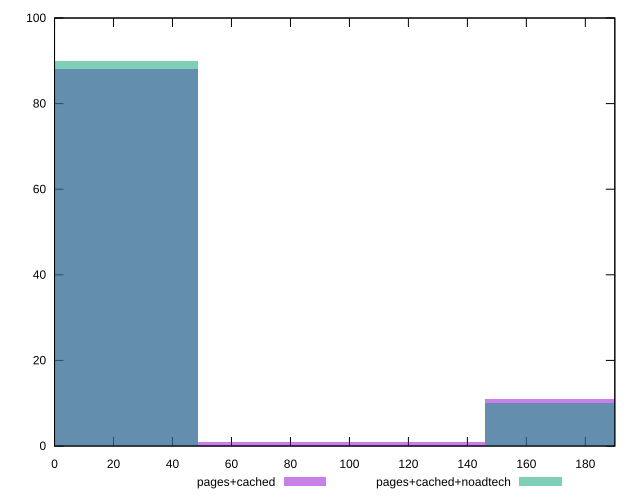

Reproduce this figure in gnuplot.
reset

$pagesCached <<EOF
0 88
194.7558877923635 11
97.37794389618175 1
EOF

$pagesCachedNoadtech <<EOF
0 90
194.7558877923635 10
EOF

set key outside below
set boxwidth 97.37794389618175
set xrange [0:190]
set yrange [0:100]
set trange [0:100]
set style fill transparent solid 0.5 noborder
set terminal svg size 640, 500 enhanced background rgb 'white'
set output "report_00013_2021-02-09T12-04-24.940Z/unminified-css/comparison/histogram/1_vs_2.svg"

plot $pagesCached title "pages+cached" with boxes, \
     $pagesCachedNoadtech title "pages+cached+noadtech" with boxes

reset
